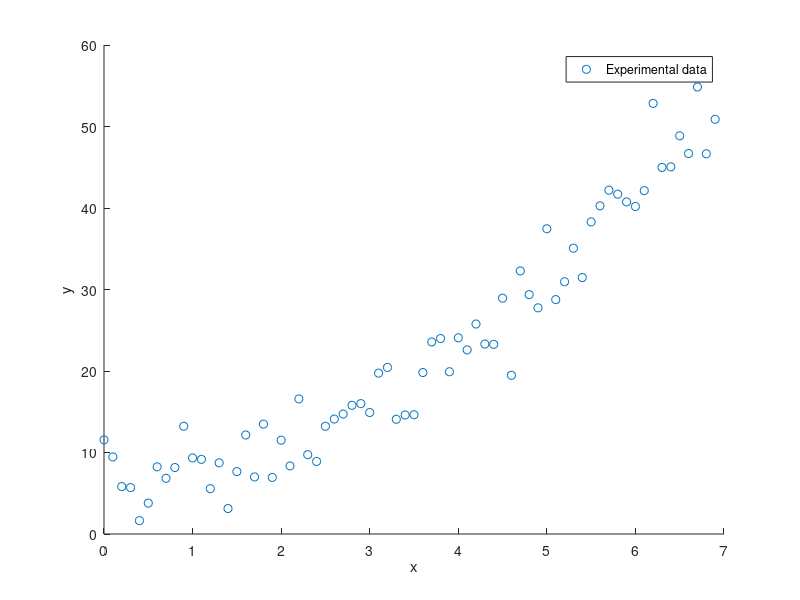

Here is the MATLAB script that generated this plot: (Note: this script raises an error after producing the figure.)
%% Data generation
clear 
clc

dx = 0.1;                      % sample step 
N = 7;                         % right border of interval
x = 0:dx:N-0.1;                % x values of points               
x = x';
fprintf('Size of x array : [%d %d]\n', size(x)); 
                              % print size of x array to cmd line                                
noise = 3*randn(size(x));     % normally distrebited noise
y = x.^2 +6 + noise;          % generation of test data with noise
figure(1)
scatter(x, y);                % scattering of derived data
xlabel('x');
ylabel('y');
legend('Experimental data')

%% Approximation with the fifth order polynomial

A = polynomial(x, 5);       % function call with x as a input vector and
                            % n=5 as an order of the polynomial
betta = least_squares(A, y); % function call to derive function parameters
 
figure(1)
hold on
plot(x, A*betta)

